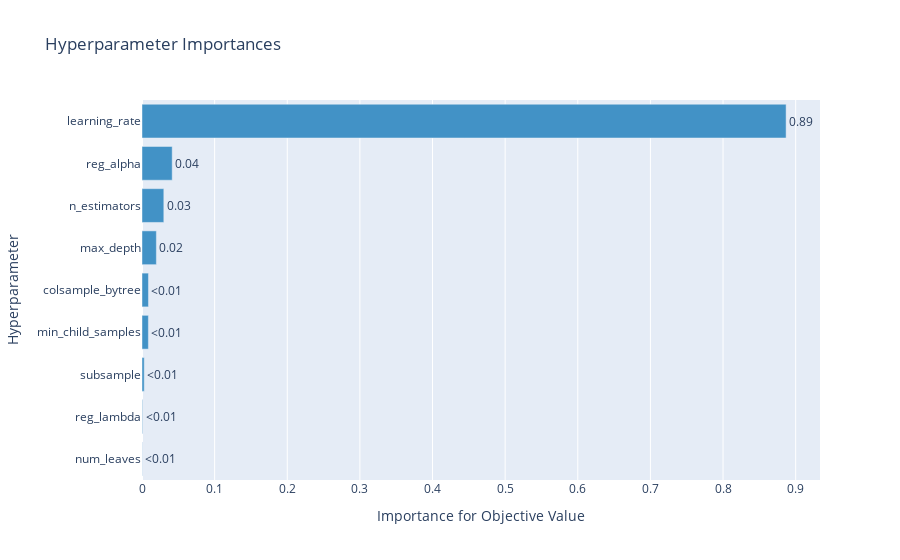

Notebook code cell kept with this figure:
### Code cell
optuna.visualization.plot_param_importances(study)

### Figure 1 — Plotly figure (JSON) as saved in the notebook; plotly's stock layout.template omitted (floating-point values rounded to 4 significant figures)
{"data": [{"cliponaxis": false, "hovertemplate": ["num_leaves (IntDistribution): 0.0002856132280381918<extra></extra>", "reg_lambda (FloatDistribution): 0.0007377830894718852<extra></extra>", "subsample (FloatDistribution): 0.003063899412710216<extra></extra>", "min_child_samples (IntDistribution): 0.008802528609728832<extra></extra>", "colsample_bytree (FloatDistribution): 0.008894514194147114<extra></extra>", "max_depth (IntDistribution): 0.01978949085187505<extra></extra>", "n_estimators (IntDistribution): 0.03003905071482632<extra></extra>", "reg_alpha (FloatDistribution): 0.04156652667227983<extra></extra>", "learning_rate (FloatDistribution): 0.8868205932269223<extra></extra>"], "marker": {"color": "rgb(66,146,198)"}, "orientation": "h", "text": ["<0.01", "<0.01", "<0.01", "<0.01", "<0.01", "0.02", "0.03", "0.04", "0.89"], "textposition": "outside", "type": "bar", "x": [0.0002856, 0.0007378, 0.003064, 0.008803, 0.008895, 0.01979, 0.03004, 0.04157, 0.8868], "y": ["num_leaves", "reg_lambda", "subsample", "min_child_samples", "colsample_bytree", "max_depth", "n_estimators", "reg_alpha", "learning_rate"]}], "layout": {"showlegend": false, "title": {"text": "Hyperparameter Importances"}, "xaxis": {"title": {"text": "Importance for Objective Value"}}, "yaxis": {"title": {"text": "Hyperparameter"}}}}
